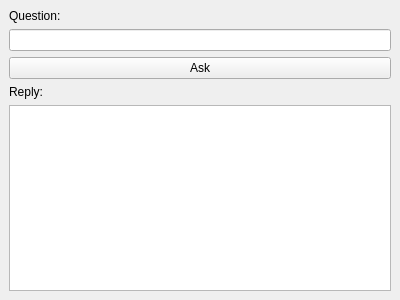
<?xml version="1.0" encoding="UTF-8"?>
<ui version="4.0">
 <class>ChatWindow</class>
 <widget class="QMainWindow" name="ChatWindow">
  <property name="geometry">
   <rect>
    <x>0</x>
    <y>0</y>
    <width>400</width>
    <height>300</height>
   </rect>
  </property>
  <property name="windowTitle">
   <string>Chat Window</string>
  </property>
  <widget class="QWidget" name="centralwidget">
   <layout class="QVBoxLayout" name="verticalLayout">
    <item>
     <widget class="QLabel" name="question_label">
      <property name="text">
       <string>Question:</string>
      </property>
     </widget>
    </item>
    <item>
     <widget class="QLineEdit" name="question_box"/>
    </item>
    <item>
     <widget class="QPushButton" name="ask_button">
      <property name="text">
       <string>Ask</string>
      </property>
     </widget>
    </item>
    <item>
     <widget class="QLabel" name="reply_label">
      <property name="text">
       <string>Reply:</string>
      </property>
     </widget>
    </item>
    <item>
     <widget class="QTextEdit" name="reply_box">
      <property name="readOnly">
       <bool>true</bool>
      </property>
     </widget>
    </item>
   </layout>
  </widget>
 </widget>
 <resources/>
 <connections/>
</ui>
